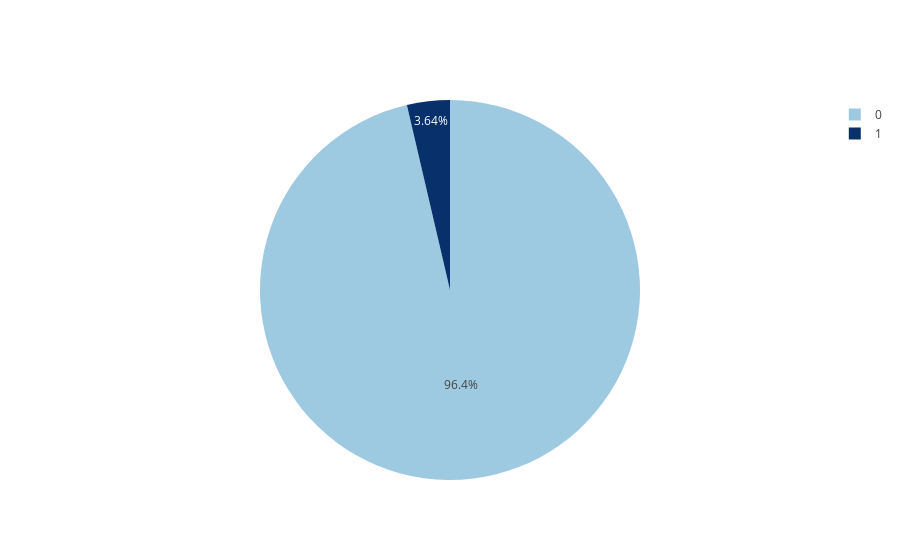

Notebook code cell kept with this figure:
### Code cell
#Como percebido o dataset tem um grande desbalancemente do target
colors = ['rgb(158,202,225)', 'rgb(8,48,107)']
trace = go.Pie(labels=arr, values=soma, marker=dict(colors=colors))

data = [trace]
plotly.offline.iplot(data, filename='basic_pie_chart')

### Figure 1 — Plotly figure (JSON) as saved in the notebook; plotly's stock layout.template omitted (floating-point values rounded to 4 significant figures)
{"data": [{"labels": [0, 1], "marker": {"colors": ["rgb(158,202,225)", "rgb(8,48,107)"]}, "type": "pie", "uid": "8eff80f8-6378-4624-9df9-de938e306590", "values": [573518, 21694]}], "layout": {}}
